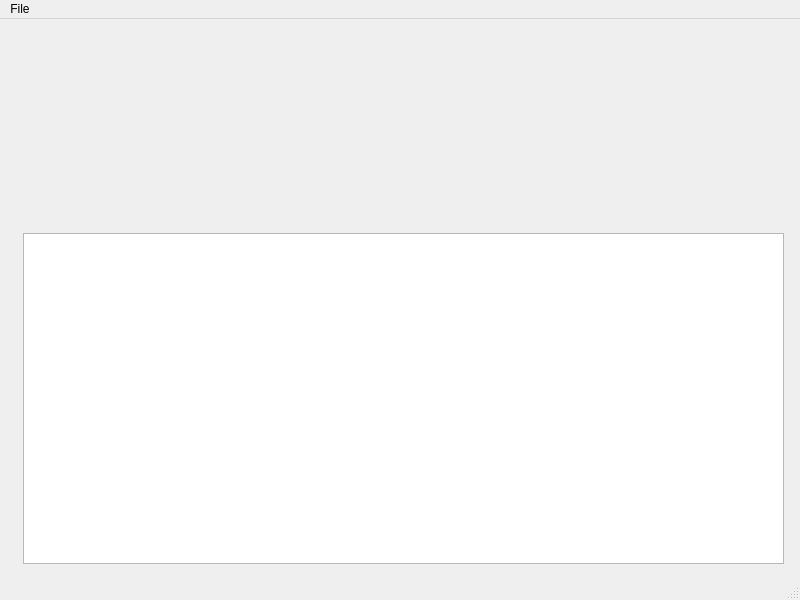
<ui version="4.0" >
 <class>MainWindow</class>
 <widget class="QMainWindow" name="MainWindow" >
  <property name="geometry" >
   <rect>
    <x>0</x>
    <y>0</y>
    <width>800</width>
    <height>600</height>
   </rect>
  </property>
  <property name="windowTitle" >
   <string>MainWindow</string>
  </property>
  <widget class="QWidget" name="centralwidget" >
   <widget class="QGraphicsView" name="graphicsView" >
    <property name="geometry" >
     <rect>
      <x>23</x>
      <y>214</y>
      <width>761</width>
      <height>331</height>
     </rect>
    </property>
   </widget>
  </widget>
  <widget class="QMenuBar" name="menubar" >
   <property name="geometry" >
    <rect>
     <x>0</x>
     <y>0</y>
     <width>800</width>
     <height>25</height>
    </rect>
   </property>
   <widget class="QMenu" name="menuFile" >
    <property name="title" >
     <string>File</string>
    </property>
   </widget>
   <addaction name="menuFile" />
  </widget>
  <widget class="QStatusBar" name="statusbar" />
 </widget>
 <resources/>
 <connections/>
</ui>
